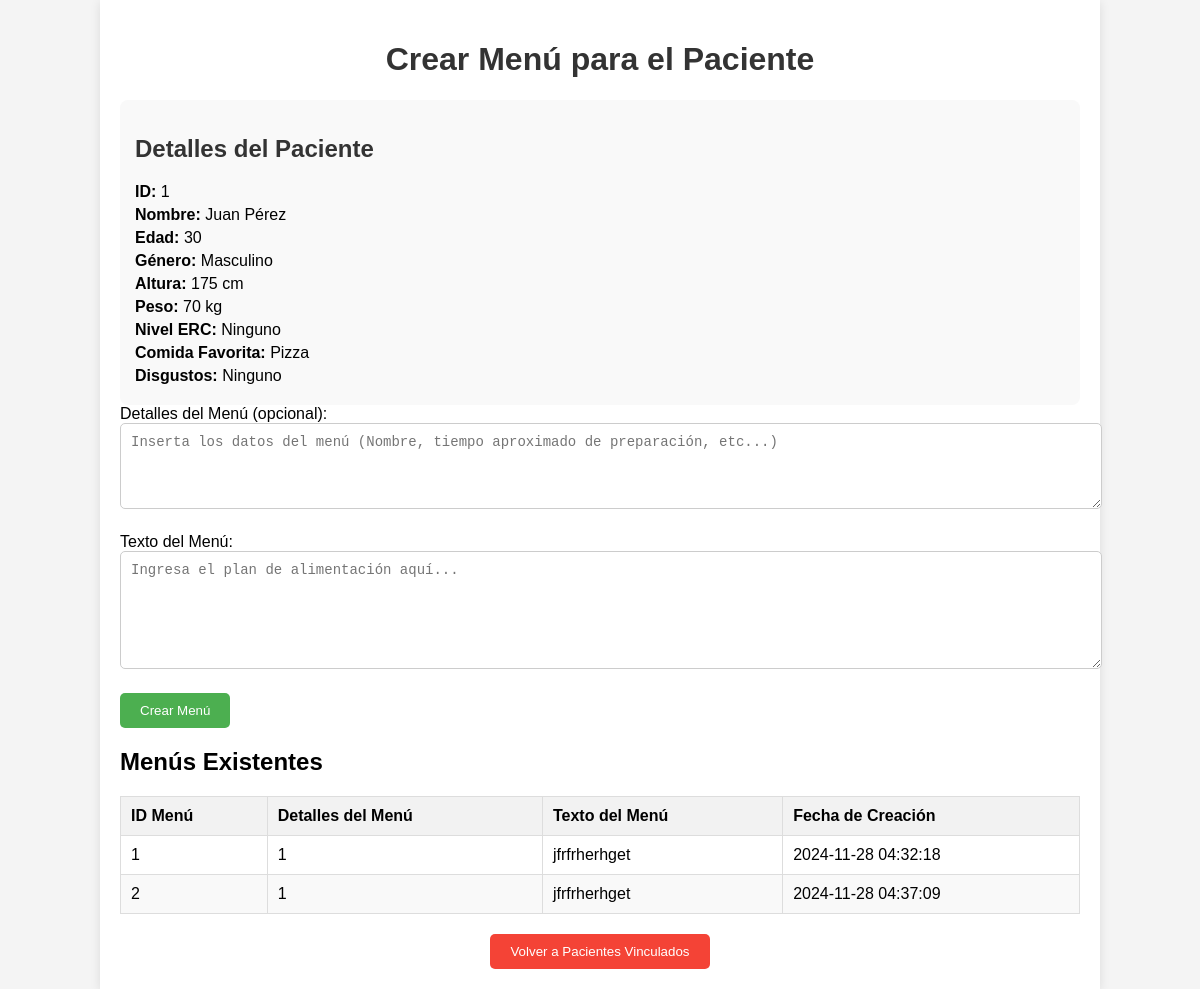
The app's page /0-Medicos/crearmenu.php?paciente_id=1 (signed in) with its own data.
### tables this page shows
CREATE TABLE `pacientes` (
  `paciente_id` int(11) NOT NULL,
  `usuario_id` int(11) DEFAULT NULL,
  `nombre` varchar(100) NOT NULL,
  `edad` int(11) DEFAULT NULL,
  `genero` enum('Masculino','Femenino','Otro') DEFAULT NULL,
  `altura` float DEFAULT NULL,
  `peso` float DEFAULT NULL,
  `nivel_erc` varchar(100) DEFAULT NULL,
  `comida_favorita` text DEFAULT NULL,
  `disgustos` text DEFAULT NULL,
  `fecha_registro` timestamp NOT NULL DEFAULT current_timestamp(),
  `numero_control` int(11) NOT NULL
);

CREATE TABLE `menus` (
  `menu_id` int(11) NOT NULL,
  `paciente_id` int(11) DEFAULT NULL,
  `medico_id` int(11) DEFAULT NULL,
  `detalles_menu` text DEFAULT NULL,
  `texto` varchar(10000) NOT NULL,
  `fecha_creacion` timestamp NOT NULL DEFAULT current_timestamp()
);

### 0-Medicos/crearmenu.php (the view, shortened to what this page needs)
<?php
include '../0-php/conexion.php';
$paciente_id = isset($_GET['paciente_id']) ? intval($_GET['paciente_id']) : 0;
$stmt = $con->prepare("SELECT paciente_id, nombre, edad, genero, altura, peso, nivel_erc, comida_favorita, disgustos
                      FROM pacientes WHERE paciente_id = ?");
$stmt->bind_param("i", $paciente_id);
$stmt->execute();
$result = $stmt->get_result();
$patient_data = $result->fetch_assoc();
$stmt = $con->prepare("SELECT menu_id, detalles_menu, texto, fecha_creacion, medico_id
                       FROM menus WHERE paciente_id = ?");
$stmt->bind_param("i", $paciente_id);
$stmt->execute();
$menus_result = $stmt->get_result();
$menus = [];
while ($row = $menus_result->fetch_assoc()) {
    $menus[] = $row;
}
?>
<!DOCTYPE html>
<html lang="es">
<head>
    <link rel="stylesheet" href="../CSS/crearmenu.css">
</head>
<body>
    <div class="container">
        <h1>Crear Menú para el Paciente</h1>
        <div class="patient-info">
            <h2>Detalles del Paciente</h2>
            <p><strong>ID:</strong> <?= htmlspecialchars($patient_data['paciente_id']); ?></p>
            <p><strong>Nombre:</strong> <?= htmlspecialchars($patient_data['nombre']); ?></p>
            <p><strong>Edad:</strong> <?= htmlspecialchars($patient_data['edad']); ?></p>
            <p><strong>Género:</strong> <?= htmlspecialchars($patient_data['genero']); ?></p>
            <p><strong>Altura:</strong> <?= htmlspecialchars($patient_data['altura']); ?> cm</p>
            <p><strong>Peso:</strong> <?= htmlspecialchars($patient_data['peso']); ?> kg</p>
            <p><strong>Nivel ERC:</strong> <?= htmlspecialchars($patient_data['nivel_erc']); ?></p>
            <p><strong>Comida Favorita:</strong> <?= htmlspecialchars($patient_data['comida_favorita']); ?></p>
            <p><strong>Disgustos:</strong> <?= htmlspecialchars($patient_data['disgustos']); ?></p>
        </div>
        <form method="POST" action="">
            <div class="form-group">
                <label for="detalles_menu">Detalles del Menú (opcional):</label>
                <textarea name="detalles_menu" id="detalles_menu" rows="4" placeholder="Inserta los datos del menú (Nombre, tiempo aproximado de preparación, etc...)"></textarea>
            </div>
            <div class="form-group">
                <label for="menu_text">Texto del Menú:</label>
                <textarea name="menu_text" id="menu_text" rows="6" required placeholder="Ingresa el plan de alimentación aquí..."></textarea>
            </div>
            <button type="submit">Crear Menú</button>
        </form>
        <h2>Menús Existentes</h2>
        <?php if (count($menus) > 0): ?>
            <table class="menu-table">
                <thead>
                    <tr>
                        <th>ID Menú</th>
                        <th>Detalles del Menú</th>
                        <th>Texto del Menú</th>
                        <th>Fecha de Creación</th>
                    </tr>
                </thead>
                <tbody>
                    <?php foreach ($menus as $menu): ?>
                        <tr>
                            <td><?= htmlspecialchars($menu['menu_id']); ?></td>
                            <td><?= htmlspecialchars($menu['detalles_menu']); ?></td>
                            <td><?= htmlspecialchars($menu['texto']); ?></td>
                            <td><?= htmlspecialchars($menu['fecha_creacion']); ?></td>
                        </tr>
                    <?php endforeach; ?>
                </tbody>
            </table>
        <?php else: ?>
            <p>No hay menús creados para este paciente.</p>
        <?php endif; ?>
        <div class="back-button">
            <button onclick="window.location.href='paciente.php'">Volver a Pacientes Vinculados</button>
        </div>
    </div>
</body>
</html>

### CSS/crearmenu.css (style rules this page uses)
body { font-family: Arial, sans-serif; background-color: #f4f4f4; margin: 0; padding: 0; }
.container { width: 80%; margin: 0 auto; padding: 20px; background-color: white; box-shadow: 0 2px 10px rgba(0, 0, 0, 0.1); }
h1 { text-align: center; color: #333; }
.patient-info { margin-top: 20px; background-color: #f9f9f9; padding: 15px; border-radius: 8px; }
.patient-info h2 { color: #333; }
.patient-info p { margin: 5px 0; }
.form-group { margin-bottom: 20px; }
textarea { width: 100%; padding: 10px; border-radius: 5px; border: 1px solid #ccc; font-size: 14px; }
button { padding: 10px 20px; background-color: #4CAF50; color: white; border: none; cursor: pointer; border-radius: 5px; }
.back-button { text-align: center; margin-top: 20px; }
.back-button button { background-color: #f44336; }
.menu-table { width: 100%; border-collapse: collapse; margin-top: 20px; }
.menu-table th, .menu-table td { padding: 10px; border: 1px solid #ddd; text-align: left; }
.menu-table th { background-color: #f2f2f2; }
.menu-table tr:nth-child(even) { background-color: #f9f9f9; }

### records on screen
pacientes: paciente_id "1", nombre "Juan Pérez", edad "30", genero "Masculino", altura "175", peso "70", nivel_erc "Ninguno", comida_favorita "Pizza", disgustos "Ninguno"
menus: menu_id "1", detalles_menu "1", texto "jfrfrherhget", fecha_creacion "2024-11-28 04:32:18"
menus: menu_id "2", detalles_menu "1", texto "jfrfrherhget", fecha_creacion "2024-11-28 04:37:09"
